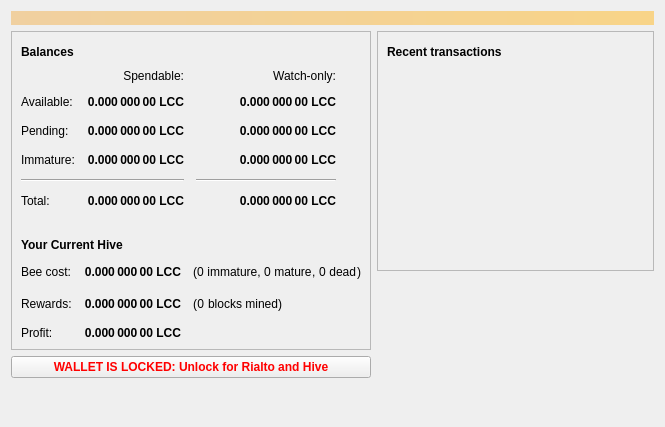
<?xml version="1.0" encoding="UTF-8"?>
<ui version="4.0">
 <class>OverviewPage</class>
 <widget class="QWidget" name="OverviewPage">
  <property name="geometry">
   <rect>
    <x>0</x>
    <y>0</y>
    <width>665</width>
    <height>427</height>
   </rect>
  </property>
  <property name="windowTitle">
   <string>Form</string>
  </property>
  <layout class="QVBoxLayout" name="topLayout">
   <item>
    <widget class="QLabel" name="labelAlerts">
     <property name="visible">
      <bool>false</bool>
     </property>
     <property name="styleSheet">
      <string notr="true">QLabel { background-color: qlineargradient(x1: 0, y1: 0, x2: 1, y2: 0, stop:0 #F0D0A0, stop:1 #F8D488); color:#000000; }</string>
     </property>
     <property name="wordWrap">
      <bool>true</bool>
     </property>
     <property name="margin">
      <number>3</number>
     </property>
     <property name="textInteractionFlags">
      <set>Qt::TextSelectableByMouse</set>
     </property>
    </widget>
   </item>
   <item>
    <layout class="QHBoxLayout" name="horizontalLayout" stretch="1,1">
     <item>
      <layout class="QVBoxLayout" name="verticalLayout_2">
       <item>
        <widget class="QFrame" name="frame">
         <property name="styleSheet">
          <string notr="true">#frame {background:url(:/icons/presentationlogofade);
background-repeat:no-repeat;
background-position:bottom right;}</string>
         </property>
         <property name="frameShape">
          <enum>QFrame::StyledPanel</enum>
         </property>
         <property name="frameShadow">
          <enum>QFrame::Raised</enum>
         </property>
         <layout class="QVBoxLayout" name="verticalLayout_4">
          <item>
           <layout class="QHBoxLayout" name="horizontalLayout_4">
            <item>
             <widget class="QLabel" name="label_5">
              <property name="font">
               <font>
                <weight>75</weight>
                <bold>true</bold>
               </font>
              </property>
              <property name="text">
               <string>Balances</string>
              </property>
             </widget>
            </item>
            <item>
             <widget class="QPushButton" name="labelWalletStatus">
              <property name="enabled">
               <bool>true</bool>
              </property>
              <property name="maximumSize">
               <size>
                <width>30</width>
                <height>16777215</height>
               </size>
              </property>
              <property name="toolTip">
               <string>The displayed information may be out of date. Your wallet automatically synchronizes with the Litecoin Cash network after a connection is established, but this process has not completed yet.</string>
              </property>
              <property name="text">
               <string/>
              </property>
              <property name="icon">
               <iconset resource="../bitcoin.qrc">
                <normaloff>:/icons/warning</normaloff>
                <disabledoff>:/icons/warning</disabledoff>:/icons/warning</iconset>
              </property>
              <property name="iconSize">
               <size>
                <width>24</width>
                <height>24</height>
               </size>
              </property>
              <property name="flat">
               <bool>true</bool>
              </property>
             </widget>
            </item>
            <item>
             <spacer name="horizontalSpacer_3">
              <property name="orientation">
               <enum>Qt::Horizontal</enum>
              </property>
              <property name="sizeHint" stdset="0">
               <size>
                <width>40</width>
                <height>20</height>
               </size>
              </property>
             </spacer>
            </item>
           </layout>
          </item>
          <item>
           <layout class="QGridLayout" name="gridLayout">
            <property name="spacing">
             <number>12</number>
            </property>
            <item row="2" column="2">
             <widget class="QLabel" name="labelWatchPending">
              <property name="font">
               <font>
                <weight>75</weight>
                <bold>true</bold>
               </font>
              </property>
              <property name="cursor">
               <cursorShape>IBeamCursor</cursorShape>
              </property>
              <property name="toolTip">
               <string>Unconfirmed transactions to watch-only addresses</string>
              </property>
              <property name="text">
               <string notr="true">0.000 000 00 LCC</string>
              </property>
              <property name="alignment">
               <set>Qt::AlignRight|Qt::AlignTrailing|Qt::AlignVCenter</set>
              </property>
              <property name="textInteractionFlags">
               <set>Qt::LinksAccessibleByMouse|Qt::TextSelectableByKeyboard|Qt::TextSelectableByMouse</set>
              </property>
             </widget>
            </item>
            <item row="2" column="1">
             <widget class="QLabel" name="labelUnconfirmed">
              <property name="font">
               <font>
                <weight>75</weight>
                <bold>true</bold>
               </font>
              </property>
              <property name="cursor">
               <cursorShape>IBeamCursor</cursorShape>
              </property>
              <property name="toolTip">
               <string>Total of transactions that have yet to be confirmed, and do not yet count toward the spendable balance</string>
              </property>
              <property name="text">
               <string notr="true">0.000 000 00 LCC</string>
              </property>
              <property name="alignment">
               <set>Qt::AlignRight|Qt::AlignTrailing|Qt::AlignVCenter</set>
              </property>
              <property name="textInteractionFlags">
               <set>Qt::LinksAccessibleByMouse|Qt::TextSelectableByKeyboard|Qt::TextSelectableByMouse</set>
              </property>
             </widget>
            </item>
            <item row="3" column="2">
             <widget class="QLabel" name="labelWatchImmature">
              <property name="font">
               <font>
                <weight>75</weight>
                <bold>true</bold>
               </font>
              </property>
              <property name="cursor">
               <cursorShape>IBeamCursor</cursorShape>
              </property>
              <property name="toolTip">
               <string>Mined balance in watch-only addresses that has not yet matured</string>
              </property>
              <property name="text">
               <string notr="true">0.000 000 00 LCC</string>
              </property>
              <property name="alignment">
               <set>Qt::AlignRight|Qt::AlignTrailing|Qt::AlignVCenter</set>
              </property>
              <property name="textInteractionFlags">
               <set>Qt::LinksAccessibleByMouse|Qt::TextSelectableByKeyboard|Qt::TextSelectableByMouse</set>
              </property>
             </widget>
            </item>
            <item row="4" column="0" colspan="2">
             <widget class="Line" name="line">
              <property name="orientation">
               <enum>Qt::Horizontal</enum>
              </property>
             </widget>
            </item>
            <item row="4" column="2">
             <widget class="Line" name="lineWatchBalance">
              <property name="sizePolicy">
               <sizepolicy hsizetype="Preferred" vsizetype="Fixed">
                <horstretch>0</horstretch>
                <verstretch>0</verstretch>
               </sizepolicy>
              </property>
              <property name="minimumSize">
               <size>
                <width>140</width>
                <height>0</height>
               </size>
              </property>
              <property name="orientation">
               <enum>Qt::Horizontal</enum>
              </property>
             </widget>
            </item>
            <item row="5" column="0">
             <widget class="QLabel" name="labelTotalText">
              <property name="text">
               <string>Total:</string>
              </property>
             </widget>
            </item>
            <item row="3" column="1">
             <widget class="QLabel" name="labelImmature">
              <property name="font">
               <font>
                <weight>75</weight>
                <bold>true</bold>
               </font>
              </property>
              <property name="cursor">
               <cursorShape>IBeamCursor</cursorShape>
              </property>
              <property name="toolTip">
               <string>Mined balance that has not yet matured</string>
              </property>
              <property name="text">
               <string notr="true">0.000 000 00 LCC</string>
              </property>
              <property name="alignment">
               <set>Qt::AlignRight|Qt::AlignTrailing|Qt::AlignVCenter</set>
              </property>
              <property name="textInteractionFlags">
               <set>Qt::LinksAccessibleByMouse|Qt::TextSelectableByKeyboard|Qt::TextSelectableByMouse</set>
              </property>
             </widget>
            </item>
            <item row="2" column="3">
             <spacer name="horizontalSpacer_2">
              <property name="orientation">
               <enum>Qt::Horizontal</enum>
              </property>
              <property name="sizeHint" stdset="0">
               <size>
                <width>40</width>
                <height>20</height>
               </size>
              </property>
             </spacer>
            </item>
            <item row="3" column="0">
             <widget class="QLabel" name="labelImmatureText">
              <property name="text">
               <string>Immature:</string>
              </property>
             </widget>
            </item>
            <item row="5" column="1">
             <widget class="QLabel" name="labelTotal">
              <property name="font">
               <font>
                <weight>75</weight>
                <bold>true</bold>
               </font>
              </property>
              <property name="cursor">
               <cursorShape>IBeamCursor</cursorShape>
              </property>
              <property name="toolTip">
               <string>Your current total balance</string>
              </property>
              <property name="text">
               <string notr="true">0.000 000 00 LCC</string>
              </property>
              <property name="alignment">
               <set>Qt::AlignRight|Qt::AlignTrailing|Qt::AlignVCenter</set>
              </property>
              <property name="textInteractionFlags">
               <set>Qt::LinksAccessibleByMouse|Qt::TextSelectableByKeyboard|Qt::TextSelectableByMouse</set>
              </property>
             </widget>
            </item>
            <item row="5" column="2">
             <widget class="QLabel" name="labelWatchTotal">
              <property name="font">
               <font>
                <weight>75</weight>
                <bold>true</bold>
               </font>
              </property>
              <property name="cursor">
               <cursorShape>IBeamCursor</cursorShape>
              </property>
              <property name="toolTip">
               <string>Current total balance in watch-only addresses</string>
              </property>
              <property name="text">
               <string notr="true">0.000 000 00 LCC</string>
              </property>
              <property name="alignment">
               <set>Qt::AlignRight|Qt::AlignTrailing|Qt::AlignVCenter</set>
              </property>
              <property name="textInteractionFlags">
               <set>Qt::LinksAccessibleByMouse|Qt::TextSelectableByKeyboard|Qt::TextSelectableByMouse</set>
              </property>
             </widget>
            </item>
            <item row="0" column="2">
             <widget class="QLabel" name="labelWatchonly">
              <property name="text">
               <string>Watch-only:</string>
              </property>
              <property name="alignment">
               <set>Qt::AlignRight|Qt::AlignTrailing|Qt::AlignVCenter</set>
              </property>
             </widget>
            </item>
            <item row="1" column="0">
             <widget class="QLabel" name="labelBalanceText">
              <property name="text">
               <string>Available:</string>
              </property>
             </widget>
            </item>
            <item row="1" column="1">
             <widget class="QLabel" name="labelBalance">
              <property name="font">
               <font>
                <weight>75</weight>
                <bold>true</bold>
               </font>
              </property>
              <property name="cursor">
               <cursorShape>IBeamCursor</cursorShape>
              </property>
              <property name="toolTip">
               <string>Your current spendable balance</string>
              </property>
              <property name="text">
               <string notr="true">0.000 000 00 LCC</string>
              </property>
              <property name="alignment">
               <set>Qt::AlignRight|Qt::AlignTrailing|Qt::AlignVCenter</set>
              </property>
              <property name="textInteractionFlags">
               <set>Qt::LinksAccessibleByMouse|Qt::TextSelectableByKeyboard|Qt::TextSelectableByMouse</set>
              </property>
             </widget>
            </item>
            <item row="1" column="2">
             <widget class="QLabel" name="labelWatchAvailable">
              <property name="font">
               <font>
                <weight>75</weight>
                <bold>true</bold>
               </font>
              </property>
              <property name="cursor">
               <cursorShape>IBeamCursor</cursorShape>
              </property>
              <property name="toolTip">
               <string>Your current balance in watch-only addresses</string>
              </property>
              <property name="text">
               <string notr="true">0.000 000 00 LCC</string>
              </property>
              <property name="alignment">
               <set>Qt::AlignRight|Qt::AlignTrailing|Qt::AlignVCenter</set>
              </property>
              <property name="textInteractionFlags">
               <set>Qt::LinksAccessibleByMouse|Qt::TextSelectableByKeyboard|Qt::TextSelectableByMouse</set>
              </property>
             </widget>
            </item>
            <item row="2" column="0">
             <widget class="QLabel" name="labelPendingText">
              <property name="text">
               <string>Pending:</string>
              </property>
             </widget>
            </item>
            <item row="0" column="1">
             <widget class="QLabel" name="labelSpendable">
              <property name="text">
               <string>Spendable:</string>
              </property>
              <property name="alignment">
               <set>Qt::AlignRight|Qt::AlignTrailing|Qt::AlignVCenter</set>
              </property>
             </widget>
            </item>
           </layout>
          </item>
          <item>
           <spacer name="verticalSpacer_3">
            <property name="orientation">
             <enum>Qt::Vertical</enum>
            </property>
            <property name="sizeType">
             <enum>QSizePolicy::Fixed</enum>
            </property>
            <property name="sizeHint" stdset="0">
             <size>
              <width>20</width>
              <height>20</height>
             </size>
            </property>
           </spacer>
          </item>
          <item>
           <layout class="QHBoxLayout" name="horizontalLayout_3">
            <item>
             <widget class="QLabel" name="label_6">
              <property name="font">
               <font>
                <weight>75</weight>
                <bold>true</bold>
               </font>
              </property>
              <property name="text">
               <string>Your Current Hive</string>
              </property>
             </widget>
            </item>
            <item>
             <widget class="QPushButton" name="beeButton">
              <property name="enabled">
               <bool>true</bool>
              </property>
              <property name="maximumSize">
               <size>
                <width>30</width>
                <height>16777215</height>
               </size>
              </property>
              <property name="toolTip">
               <string>The displayed information may be out of date. Your wallet automatically synchronizes with the Litecoin Cash network after a connection is established, but this process has not completed yet.</string>
              </property>
              <property name="text">
               <string/>
              </property>
              <property name="icon">
               <iconset resource="../bitcoin.qrc">
                <normaloff>:/icons/bee</normaloff>:/icons/bee</iconset>
              </property>
              <property name="iconSize">
               <size>
                <width>24</width>
                <height>24</height>
               </size>
              </property>
              <property name="flat">
               <bool>true</bool>
              </property>
             </widget>
            </item>
            <item>
             <spacer name="horizontalSpacer_4">
              <property name="orientation">
               <enum>Qt::Horizontal</enum>
              </property>
              <property name="sizeHint" stdset="0">
               <size>
                <width>40</width>
                <height>20</height>
               </size>
              </property>
             </spacer>
            </item>
           </layout>
          </item>
          <item>
           <layout class="QGridLayout" name="gridLayout_2">
            <property name="spacing">
             <number>12</number>
            </property>
            <item row="2" column="0">
             <widget class="QLabel" name="profitLabel_2">
              <property name="text">
               <string>Profit:</string>
              </property>
             </widget>
            </item>
            <item row="1" column="0">
             <widget class="QLabel" name="rewardsLabel">
              <property name="text">
               <string>Rewards:</string>
              </property>
             </widget>
            </item>
            <item row="1" column="1">
             <widget class="QLabel" name="rewardsPaidLabel">
              <property name="font">
               <font>
                <weight>75</weight>
                <bold>true</bold>
               </font>
              </property>
              <property name="text">
               <string>0.000 000 00 LCC</string>
              </property>
              <property name="alignment">
               <set>Qt::AlignRight|Qt::AlignTrailing|Qt::AlignVCenter</set>
              </property>
             </widget>
            </item>
            <item row="0" column="1">
             <widget class="QLabel" name="costLabel">
              <property name="font">
               <font>
                <weight>75</weight>
                <bold>true</bold>
               </font>
              </property>
              <property name="text">
               <string>0.000 000 00 LCC</string>
              </property>
              <property name="alignment">
               <set>Qt::AlignRight|Qt::AlignTrailing|Qt::AlignVCenter</set>
              </property>
             </widget>
            </item>
            <item row="2" column="1">
             <widget class="QLabel" name="profitLabel">
              <property name="font">
               <font>
                <weight>75</weight>
                <bold>true</bold>
               </font>
              </property>
              <property name="text">
               <string>0.000 000 00 LCC</string>
              </property>
              <property name="alignment">
               <set>Qt::AlignRight|Qt::AlignTrailing|Qt::AlignVCenter</set>
              </property>
             </widget>
            </item>
            <item row="0" column="0">
             <widget class="QLabel" name="costLabel_2">
              <property name="text">
               <string>Bee cost:</string>
              </property>
             </widget>
            </item>
            <item row="0" column="2">
             <layout class="QHBoxLayout" name="horizontalLayout_11">
              <property name="spacing">
               <number>0</number>
              </property>
              <item>
               <widget class="QLabel" name="blocksFoundRowLabel_3">
                <property name="font">
                 <font>
                  <kerning>true</kerning>
                 </font>
                </property>
                <property name="text">
                 <string>(</string>
                </property>
               </widget>
              </item>
              <item>
               <widget class="QLabel" name="immatureLabel">
                <property name="text">
                 <string>0</string>
                </property>
               </widget>
              </item>
              <item>
               <widget class="QLabel" name="label_14">
                <property name="text">
                 <string> immature, </string>
                </property>
                <property name="alignment">
                 <set>Qt::AlignRight|Qt::AlignTrailing|Qt::AlignVCenter</set>
                </property>
               </widget>
              </item>
              <item>
               <widget class="QLabel" name="matureLabel">
                <property name="text">
                 <string>0</string>
                </property>
               </widget>
              </item>
              <item>
               <widget class="QLabel" name="blocksFoundRowLabel_2">
                <property name="font">
                 <font>
                  <kerning>true</kerning>
                 </font>
                </property>
                <property name="text">
                 <string> mature</string>
                </property>
               </widget>
              </item>
              <item>
               <widget class="QLabel" name="deadPreLabel">
                <property name="font">
                 <font>
                  <kerning>true</kerning>
                 </font>
                </property>
                <property name="text">
                 <string>, </string>
                </property>
               </widget>
              </item>
              <item>
               <widget class="QLabel" name="deadLabel">
                <property name="font">
                 <font>
                  <kerning>true</kerning>
                 </font>
                </property>
                <property name="text">
                 <string>0</string>
                </property>
               </widget>
              </item>
              <item>
               <widget class="QLabel" name="deadPostLabel">
                <property name="font">
                 <font>
                  <kerning>true</kerning>
                 </font>
                </property>
                <property name="text">
                 <string> dead</string>
                </property>
               </widget>
              </item>
              <item>
               <widget class="QLabel" name="blocksFoundRowLabel_6">
                <property name="font">
                 <font>
                  <kerning>true</kerning>
                 </font>
                </property>
                <property name="text">
                 <string>)</string>
                </property>
               </widget>
              </item>
              <item>
               <spacer name="horizontalSpacer_14">
                <property name="orientation">
                 <enum>Qt::Horizontal</enum>
                </property>
                <property name="sizeHint" stdset="0">
                 <size>
                  <width>40</width>
                  <height>20</height>
                 </size>
                </property>
               </spacer>
              </item>
             </layout>
            </item>
            <item row="1" column="2">
             <layout class="QHBoxLayout" name="horizontalLayout_12">
              <property name="spacing">
               <number>0</number>
              </property>
              <item>
               <widget class="QLabel" name="blocksFoundRowLabel_4">
                <property name="font">
                 <font>
                  <kerning>true</kerning>
                 </font>
                </property>
                <property name="text">
                 <string>(</string>
                </property>
               </widget>
              </item>
              <item>
               <widget class="QLabel" name="blocksFoundLabel">
                <property name="text">
                 <string>0</string>
                </property>
                <property name="alignment">
                 <set>Qt::AlignRight|Qt::AlignTrailing|Qt::AlignVCenter</set>
                </property>
               </widget>
              </item>
              <item>
               <widget class="QLabel" name="label_15">
                <property name="text">
                 <string> blocks mined)</string>
                </property>
                <property name="alignment">
                 <set>Qt::AlignRight|Qt::AlignTrailing|Qt::AlignVCenter</set>
                </property>
               </widget>
              </item>
              <item>
               <spacer name="horizontalSpacer_15">
                <property name="orientation">
                 <enum>Qt::Horizontal</enum>
                </property>
                <property name="sizeHint" stdset="0">
                 <size>
                  <width>40</width>
                  <height>20</height>
                 </size>
                </property>
               </spacer>
              </item>
             </layout>
            </item>
           </layout>
          </item>
         </layout>
        </widget>
       </item>
       <item>
        <widget class="QPushButton" name="unlockWalletButton">
         <property name="minimumSize">
          <size>
           <width>100</width>
           <height>0</height>
          </size>
         </property>
         <property name="font">
          <font>
           <weight>75</weight>
           <bold>true</bold>
          </font>
         </property>
         <property name="toolTip">
          <string>Click to unlock your wallet for Hive Mining and Rialto messaging. Note that this doesn't unlock the wallet for transactions; you must
still fully unlock it to send funds.</string>
         </property>
         <property name="styleSheet">
          <string notr="true">color:red;</string>
         </property>
         <property name="text">
          <string>WALLET IS LOCKED: Unlock for Rialto and Hive</string>
         </property>
         <property name="icon">
          <iconset resource="../bitcoin.qrc">
           <normaloff>:/icons/lock_closed</normaloff>:/icons/lock_closed</iconset>
         </property>
        </widget>
       </item>
       <item>
        <spacer name="verticalSpacer">
         <property name="orientation">
          <enum>Qt::Vertical</enum>
         </property>
         <property name="sizeHint" stdset="0">
          <size>
           <width>20</width>
           <height>40</height>
          </size>
         </property>
        </spacer>
       </item>
      </layout>
     </item>
     <item>
      <layout class="QVBoxLayout" name="verticalLayout_3">
       <item>
        <widget class="QFrame" name="frame_2">
         <property name="frameShape">
          <enum>QFrame::StyledPanel</enum>
         </property>
         <property name="frameShadow">
          <enum>QFrame::Raised</enum>
         </property>
         <layout class="QVBoxLayout" name="verticalLayout">
          <item>
           <layout class="QHBoxLayout" name="horizontalLayout_2">
            <item>
             <widget class="QLabel" name="label_4">
              <property name="font">
               <font>
                <weight>75</weight>
                <bold>true</bold>
               </font>
              </property>
              <property name="text">
               <string>Recent transactions</string>
              </property>
             </widget>
            </item>
            <item>
             <widget class="QPushButton" name="labelTransactionsStatus">
              <property name="enabled">
               <bool>true</bool>
              </property>
              <property name="maximumSize">
               <size>
                <width>30</width>
                <height>16777215</height>
               </size>
              </property>
              <property name="toolTip">
               <string>The displayed information may be out of date. Your wallet automatically synchronizes with the Litecoin Cash network after a connection is established, but this process has not completed yet.</string>
              </property>
              <property name="text">
               <string/>
              </property>
              <property name="icon">
               <iconset resource="../bitcoin.qrc">
                <normaloff>:/icons/warning</normaloff>
                <disabledoff>:/icons/warning</disabledoff>:/icons/warning</iconset>
              </property>
              <property name="iconSize">
               <size>
                <width>24</width>
                <height>24</height>
               </size>
              </property>
              <property name="flat">
               <bool>true</bool>
              </property>
             </widget>
            </item>
            <item>
             <spacer name="horizontalSpacer">
              <property name="orientation">
               <enum>Qt::Horizontal</enum>
              </property>
              <property name="sizeHint" stdset="0">
               <size>
                <width>40</width>
                <height>20</height>
               </size>
              </property>
             </spacer>
            </item>
           </layout>
          </item>
          <item>
           <widget class="QListView" name="listTransactions">
            <property name="styleSheet">
             <string notr="true">QListView { background: transparent; }</string>
            </property>
            <property name="frameShape">
             <enum>QFrame::NoFrame</enum>
            </property>
            <property name="verticalScrollBarPolicy">
             <enum>Qt::ScrollBarAlwaysOff</enum>
            </property>
            <property name="horizontalScrollBarPolicy">
             <enum>Qt::ScrollBarAlwaysOff</enum>
            </property>
            <property name="selectionMode">
             <enum>QAbstractItemView::NoSelection</enum>
            </property>
           </widget>
          </item>
         </layout>
        </widget>
       </item>
       <item>
        <spacer name="verticalSpacer_2">
         <property name="orientation">
          <enum>Qt::Vertical</enum>
         </property>
         <property name="sizeHint" stdset="0">
          <size>
           <width>20</width>
           <height>40</height>
          </size>
         </property>
        </spacer>
       </item>
      </layout>
     </item>
    </layout>
   </item>
  </layout>
 </widget>
 <resources>
  <include location="../bitcoin.qrc"/>
 </resources>
 <connections/>
</ui>
